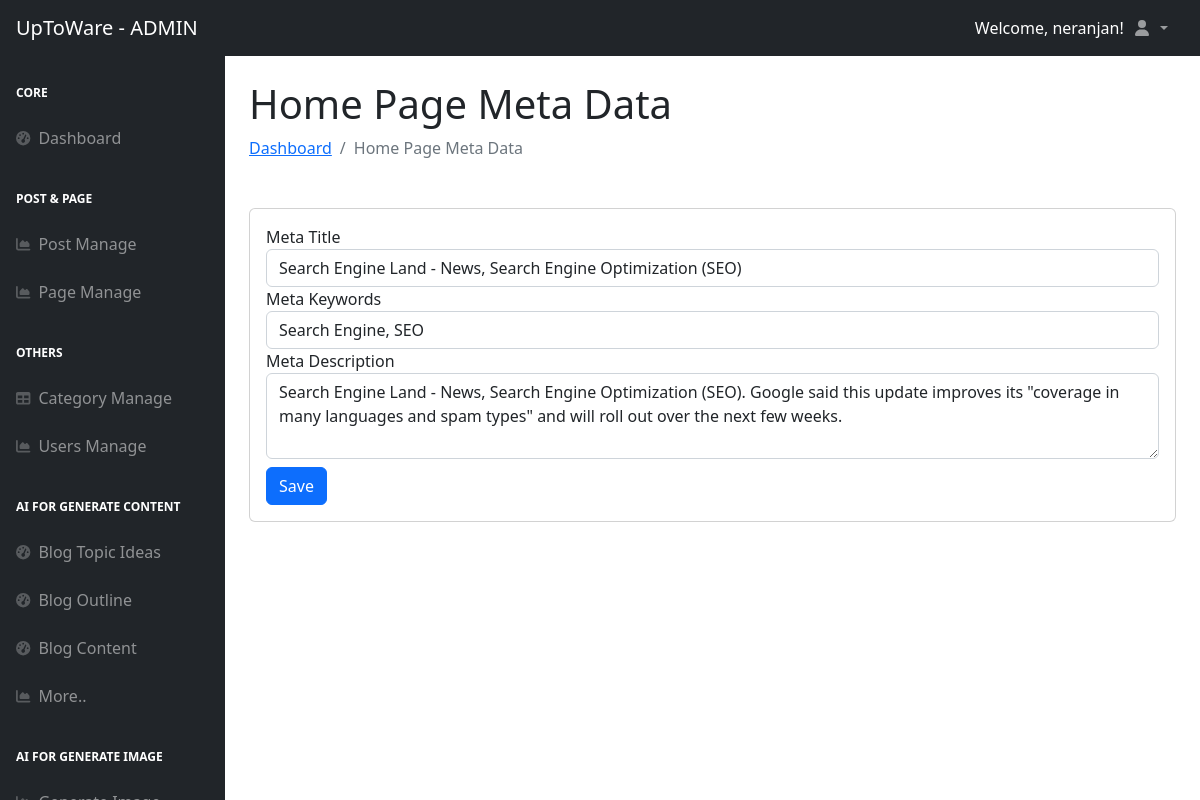
/dashboard/meta-data.php (signed in), run on the app's committed database.
### tables this page shows
CREATE TABLE `settings` (
  `id` int(11) NOT NULL,
  `sitename` varchar(255) NOT NULL,
  `tagline` varchar(255) NOT NULL DEFAULT 'None',
  `domain` varchar(255) NOT NULL DEFAULT 'None',
  `sitelogo` varchar(255) DEFAULT NULL,
  `search_visibility` tinyint(1) DEFAULT 0,
  `meta_title` varchar(255) DEFAULT '',
  `meta_keywords` text DEFAULT NULL,
  `meta_description` text DEFAULT NULL
);

### dashboard/meta-data.php (the view, shortened to what this page needs)
<?php
$db = connect_db();
function fetch_meta_data_from_db($db) {
    $query = "SELECT meta_title, meta_keywords, meta_description FROM settings LIMIT 1";
    $result = $db->query($query);
    if ($result->num_rows > 0) {
        return $result->fetch_assoc();
    }
    return [
        'meta_title' => '',
        'meta_keywords' => '',
        'meta_description' => ''
    ];
}
$meta_data = fetch_meta_data_from_db($db);
include '../include/dashboard_header.php';
?>
<?php include '../include/dashboard_slidenav_head.php'; ?>
<h1 class="mt-4">Home Page Meta Data</h1>
<ol class="breadcrumb mb-4">
    <li class="breadcrumb-item"><a href="index.php">Dashboard</a></li>
    <li class="breadcrumb-item active">Home Page Meta Data</li>
</ol>
<div class="card mb-4 mt-5">
    <div class="card-body">
        <form id="public-settings-form" action="../process/process_meta_data.php" method="post">
            <div class="form-group">
    <label for="meta_title">Meta Title</label>
    <input type="text" id="meta_title" name="meta_title" class="form-control" value="<?php echo htmlspecialchars($meta_data['meta_title'] ?? ''); ?>" required>
</div>
<div class="form-group">
    <label for="meta_keywords">Meta Keywords</label>
    <input type="text" id="meta_keywords" name="meta_keywords" class="form-control" value="<?php echo htmlspecialchars($meta_data['meta_keywords'] ?? ''); ?>" required>
</div>
<div class="form-group">
    <label for="meta_description">Meta Description</label>
    <textarea id="meta_description" name="meta_description" class="form-control" rows="3" required><?php echo htmlspecialchars($meta_data['meta_description'] ?? ''); ?></textarea>
</div>
            <input type="submit" value="Save" class="btn btn-primary mt-2">
        </form>
    </div>
</div>
<?php include '../include/dashboard_slidenav_down.php'; ?>
<?php include '../include/dashboard_footer.php'; ?>

### include/dashboard_header.php (shortened to what this page needs)
<?php
$db = connect_db();
$query = "SELECT sitename, sitelogo FROM settings LIMIT 1";
$result = $db->query($query);
$siteSettings = $result->fetch_assoc();
$sitename = $siteSettings['sitename'];
?>
<!DOCTYPE html>
<html lang="en">
    <head>
        <link href="https://cdn.jsdelivr.net/npm/simple-datatables@7.1.2/dist/style.min.css" rel="stylesheet" />
        <link href="css/styles.css" rel="stylesheet" />
        <link href="https://cdn.quilljs.com/1.3.6/quill.snow.css" rel="stylesheet">
    </head>
    <body class="sb-nav-fixed">
    <nav class="sb-topnav navbar navbar-expand navbar-dark bg-dark">
    <a class="navbar-brand ps-3" href="index.html"><?php echo $sitename; ?> - ADMIN</a>
    <div class="ms-auto text-white">
        Welcome, <?php echo $_SESSION['username']; ?>!
    </div>
    <ul class="navbar-nav ms-auto ms-md-0 me-3 me-lg-4">
        <li class="nav-item dropdown">
            <a class="nav-link dropdown-toggle" id="navbarDropdown" href="#" role="button" data-bs-toggle="dropdown" aria-expanded="false">
                <i class="fas fa-user fa-fw"></i>
            </a>
        </li>
    </ul>
</nav>

### data on the page
settings: sitename "UpToWare", meta_title "Search Engine Land - News, Search Engine Optimization (SEO)", meta_keywords "Search Engine, SEO", meta_description "Search Engine Land - News, Search Engine Optimization (SEO). Google said this update improves its \"coverage in many languages and spam types\" and will roll out over the next few weeks."

### other printed values
$_SESSION['username'] "neranjan"
